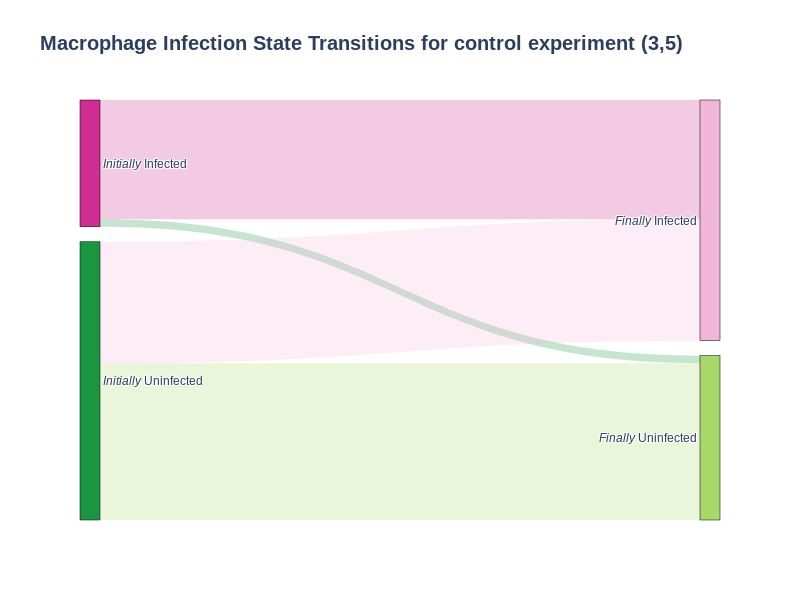

Notebook code for this chart:
### Code cell
# Define source, target, and value for Sankey diagram
source = [0, 0, 1, 1]  # 0: Initially Infected, 1: Initially Uninfected
target = [2, 3, 2, 3]  # 2: Finally Infected, 3: Finally Uninfected
value = [
    N_stayed_infected,     # Initially Infected -> Finally Infected
    N_got_uninfected,      # Initially Infected -> Finally Uninfected
    N_got_infected,        # Initially Uninfected -> Finally Infected
    N_stayed_uninfected    # Initially Uninfected -> Finally Uninfected
]
# Assuming colours.expanded_piyg is a list of hex colors
link_colors = [f'rgba({int(color[1:3], 16)}, {int(color[3:5], 16)}, {int(color[5:7], 16)}, 0.25)' for color in [colours.expanded_piyg[i] for i in [-1, 0, -2, 1]]]

# Define labels for nodes
labels = ["<i>Initially</i> Infected", "<i>Initially</i> Uninfected", "<i>Finally</i> Infected", "<i>Finally</i> Uninfected"]
node_colors =  [colours.expanded_piyg[i] for i in [-1,0, -2, 1]] #['blue', 'green', 'red', 'yellow']  # Example node colors

# Create the Sankey diagram
fig = go.Figure(data=[go.Sankey(
    node=dict(
        pad=15,
        thickness=20,
        line=dict(color="black", width=0.5),
        label=labels,        
        color=node_colors  # Set node colors

    ),
    link=dict(
        source=source,
        target=target,
        value=value, 
        color=link_colors
    ))])

fig.update_layout(
    title_text="Macrophage Infection State Transitions for control experiment (3,5)",
    # font_size=12,
    width=800,  # Set the width of the figure
    height=600,  # Set the height of the figure
    font_family="Liberation Sans", 
    title=dict(text="<b>Macrophage Infection State Transitions for control experiment (3,5)<b>", font=dict(size=20),)
)

fig.write_html("WIP-sankey-diagram.html")
fig.show()

### Figure 1 — Plotly figure (JSON) as saved in the notebook; plotly's stock layout.template omitted (floating-point values rounded to 4 significant figures)
{"data": [{"link": {"color": ["rgba(208, 44, 145, 0.25)", "rgba(26, 150, 65, 0.25)", "rgba(241, 182, 218, 0.25)", "rgba(166, 217, 106, 0.25)"], "source": [0, 0, 1, 1], "target": [2, 3, 2, 3], "value": [111, 7, 113, 146]}, "node": {"color": ["#d02c91", "#1a9641", "#f1b6da", "#a6d96a"], "label": ["<i>Initially</i> Infected", "<i>Initially</i> Uninfected", "<i>Finally</i> Infected", "<i>Finally</i> Uninfected"], "line": {"color": "black", "width": 0.5}, "pad": 15, "thickness": 20}, "type": "sankey"}], "layout": {"font": {"family": "Liberation Sans"}, "height": 600, "title": {"font": {"size": 20}, "text": "<b>Macrophage Infection State Transitions for control experiment (3,5)<b>"}, "width": 800}}
